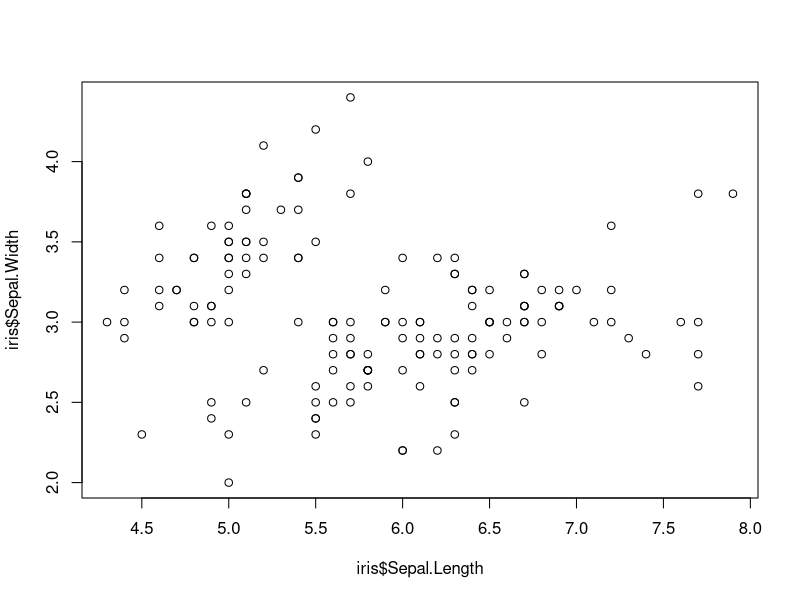
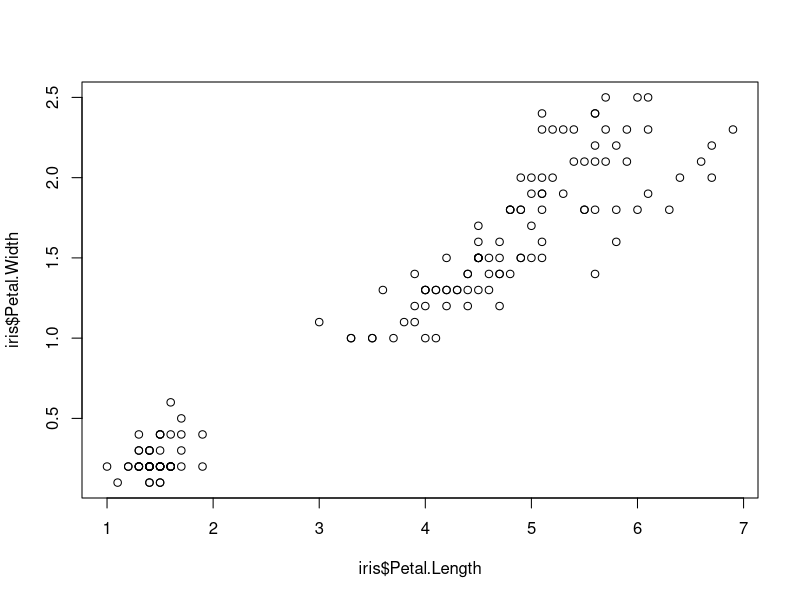

Generate these figures, in order, with R:
#Data summarization -Graphical method
#Scatter Diagram
plot(iris$Sepal.Length,iris$Sepal.Width)
plot(iris$Petal.Length,iris$Petal.Width)

